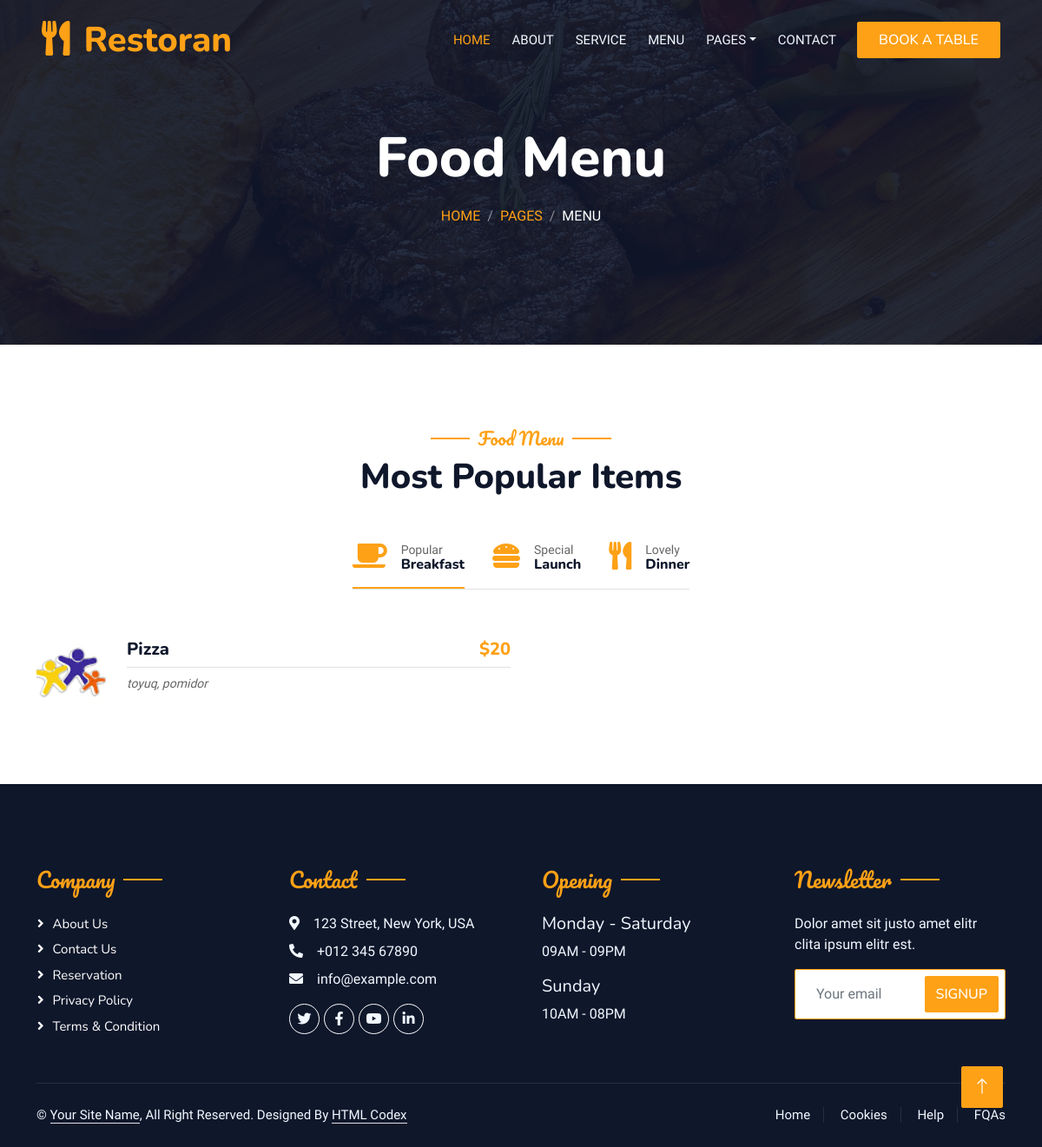
The app's page /menu/ with its own data.
### restaurant/models.py (models this page shows, shortened)
class Menu(DateMixin, SlugMixin):
    category = models.ForeignKey(Category, on_delete=models.SET_NULL, null=True, blank=True)
    image = models.ImageField(upload_to=Uploader.upload_photo_for_menu, verbose_name="Yeməyin şəkili", help_text="80x80")
    food_name = models.CharField(max_length=255, verbose_name="Yeməyin adı")
    receipt = models.CharField(max_length=255, verbose_name="Yeməyin tərkibi")
    price = models.CharField(max_length=255, verbose_name="Yeməyin qiyməti")
    class Meta:
        ordering = ("-created_at",)
        verbose_name = "Menyu"
        verbose_name_plural = "Menyu"

### restaurant/views.py (the view)
# urls.py: path("menu/", menu_view, name='menu'),
def menu_view(request):
    foods = Menu.objects.order_by("-created_at").filter(category__name='Popular Breakfast')
    context = {
        "foods": foods,
    }
    return render(request, "menu.html", context)

### templates/menu.html (shortened to what this page needs)
{% extends 'base.html' %}
{% load static %}
{% block body %}
            <div class="container-xxl py-5 bg-dark hero-header mb-5">
                <div class="container text-center my-5 pt-5 pb-4">
                    <h1 class="display-3 text-white mb-3 animated slideInDown">Food Menu</h1>
                    <nav aria-label="breadcrumb">
                        <ol class="breadcrumb justify-content-center text-uppercase">
                            <li class="breadcrumb-item"><a href="#">Home</a></li>
                            <li class="breadcrumb-item"><a href="#">Pages</a></li>
                            <li class="breadcrumb-item text-white active" aria-current="page">Menu</li>
                        </ol>
                    </nav>
                </div>
            </div>
        </div>
        <div class="container-xxl py-5">
            <div class="container">
                <div class="text-center wow fadeInUp" data-wow-delay="0.1s">
                    <h5 class="section-title ff-secondary text-center text-primary fw-normal">Food Menu</h5>
                    <h1 class="mb-5">Most Popular Items</h1>
                </div>
                <div class="tab-class text-center wow fadeInUp" data-wow-delay="0.1s">
                    <ul class="nav nav-pills d-inline-flex justify-content-center border-bottom mb-5">
                        <li class="nav-item">
                            <a class="d-flex align-items-center text-start mx-3 ms-0 pb-3 active" data-bs-toggle="pill" href="#tab-1">
                                <i class="fa fa-coffee fa-2x text-primary"></i>
                                <div class="ps-3">
                                    <small class="text-body">Popular</small>
                                    <h6 class="mt-n1 mb-0">Breakfast</h6>
                                </div>
                            </a>
                        </li>
                        <li class="nav-item">
                            <a class="d-flex align-items-center text-start mx-3 pb-3" data-bs-toggle="pill" href="#tab-2">
                                <i class="fa fa-hamburger fa-2x text-primary"></i>
                                <div class="ps-3">
                                    <small class="text-body">Special</small>
                                    <h6 class="mt-n1 mb-0">Launch</h6>
                                </div>
                            </a>
                        </li>
                        <li class="nav-item">
                            <a class="d-flex align-items-center text-start mx-3 me-0 pb-3" data-bs-toggle="pill" href="#tab-3">
                                <i class="fa fa-utensils fa-2x text-primary"></i>
                                <div class="ps-3">
                                    <small class="text-body">Lovely</small>
                                    <h6 class="mt-n1 mb-0">Dinner</h6>
                                </div>
                            </a>
                        </li>
                    </ul>
                    <div class="tab-content">
                        <div id="tab-1" class="tab-pane fade show p-0 active">
                            <div class="row g-4">
                                {% for i in foods %}
                                <div class="col-lg-6">
                                    <div class="d-flex align-items-center">
                                        <img class="flex-shrink-0 img-fluid rounded" alt="" style="width: 80px;" src="{{i.image.url}}">
                                        <div class="w-100 d-flex flex-column text-start ps-4">
                                            <h5 class="d-flex justify-content-between border-bottom pb-2">
                                                <span>{{i.food_name}}</span>
                                                <span class="text-primary">${{i.price}}</span>
                                            </h5>
                                            <small class="fst-italic">{{i.receipt}}</small>
                                        </div>
                                    </div>
                                </div>
                                {% endfor %}
                            </div>
                        </div>
                    </div>
                </div>
            </div>
        </div>
       {% endblock body %}

### static/css/style.css (style rules this page uses)
:root { --primary: #FEA116; --light: #F1F8FF; --dark: #0F172B; }
.ff-secondary { font-family: 'Pacifico', cursive; }
.hero-header { background: linear-gradient(rgba(15, 23, 43, .9), rgba(15, 23, 43, .9)), url(../img/bg-hero.jpg); background-position: center center; background-repeat: no-repeat; background-size: cover; }
.breadcrumb-item + .breadcrumb-item::before { color: rgba(255, 255, 255, .5); }
.section-title { position: relative; display: inline-block; }
.section-title::before { position: absolute; content: ""; width: 45px; height: 2px; top: 50%; left: -55px; margin-top: -1px; background: var(--primary); }
.section-title::after { position: absolute; content: ""; width: 45px; height: 2px; top: 50%; right: -55px; margin-top: -1px; background: var(--primary); }
.nav-pills .nav-item .active { border-bottom: 2px solid var(--primary); }

### records on screen
Menu: image (picture), food_name "Pizza", price "20", receipt "toyuq, pomidor"
